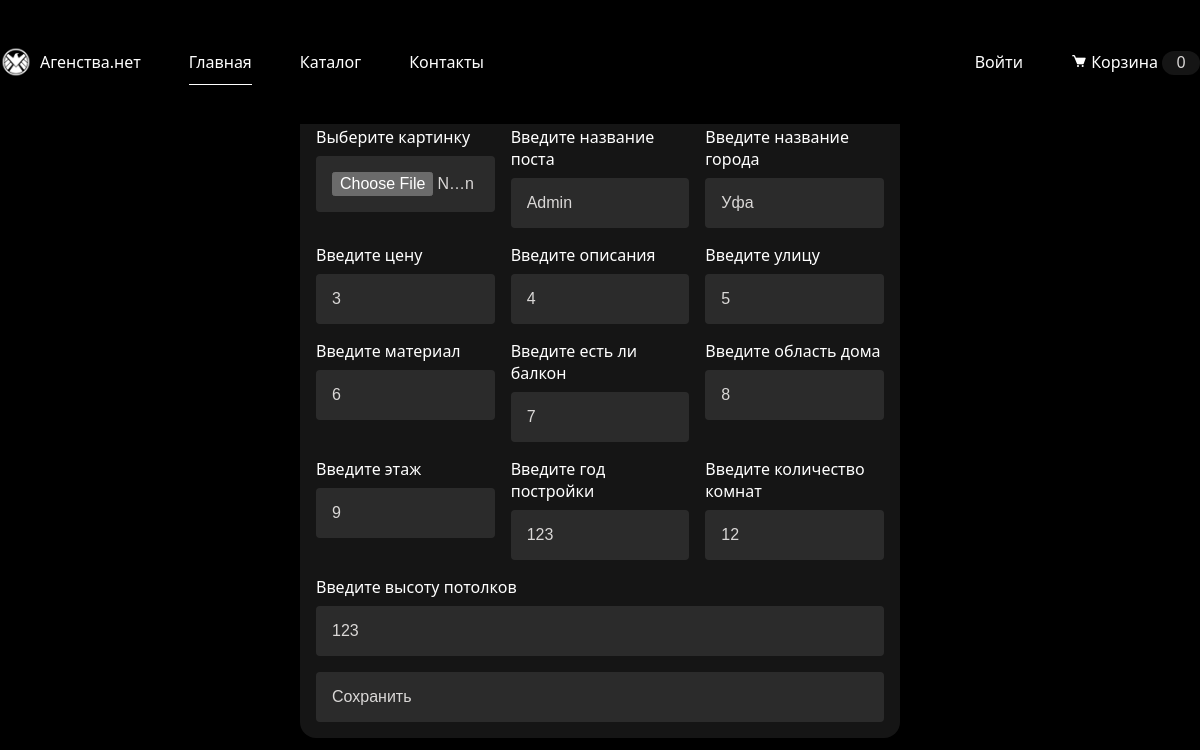
Page /update-admin.php?id=5 on the committed database.
### tables this page shows
CREATE TABLE `items` (
  `id_item` int NOT NULL,
  `image` text NOT NULL,
  `name` varchar(255) NOT NULL,
  `city` varchar(256) NOT NULL,
  `price` int NOT NULL,
  `description` text NOT NULL,
  `street` varchar(256) NOT NULL,
  `material` varchar(256) NOT NULL,
  `balcony` varchar(256) NOT NULL,
  `area` varchar(255) NOT NULL,
  `floor` int NOT NULL,
  `year` int NOT NULL,
  `bedrooms` int NOT NULL,
  `height` varchar(255) NOT NULL,
  `id_User` int NOT NULL
);

### update-admin.php (the view, shortened to what this page needs)
<?php
include("datebase.php");
?>
<!DOCTYPE html>
<html lang="en">
<head>
    <link rel="stylesheet" href="https://cdn.jsdelivr.net/npm/boxicons@latest/css/boxicons.min.css" />
    <link rel="stylesheet" href="/assets/css/main.css" />
</head>
<body>
    <?php include('header.php'); ?>
    <main class="main">
        <section class="home container">
            <?php
        $item_id = $_GET['id'];
        $item = mysqli_query($db, "SELECT * FROM `items` WHERE `id_item` = '$item_id'");
        $item = mysqli_fetch_assoc($item);
?>
            <div class="modal-posts_edit">
                <div class="modal-content">
                    <form action="updatePost-admin.php" method="POST" enctype="multipart/form-data">
                        <a href="admin.php" class="icon">
                        </a>
                        <div class="infos-posts">
                            <div class="input-group">
                                <label for="image">Выберите картинку</label>
                                <input type="file" name="imagePost" id="imagePost">
                            </div>
                            <div class="input-group">
                                <label for="name">Введите название поста</label>
                                <input type="title" id="name" name="name" value="<?=$item['name']?>">
                            </div>
                            <div class="input-group">
                                <label for="city">Введите название города</label>
                                <input type="title" id="city" name="city" value="<?=$item['city']?>">
                            </div>
                        </div>
                        <div class="infos-posts">
                            <div class="input-group">
                                <label for="price">Введите цену</label>
                                <input type="number" id="price" name="price" value="<?=$item['price']?>">
                            </div>
                            <div class="input-group">
                                <label for="description">Введите описания</label>
                                <input type="title" id="description" name="description"
                                    value="<?=$item['description']?>">
                            </div>
                            <div class="input-group">
                                <label for="street">Введите улицу</label>
                                <input type="title" id="street" name="street" value="<?=$item['street']?>">
                            </div>
                        </div>
                        <div class="infos-posts">
                            <div class="input-group">
                                <label for="material">Введите материал</label>
                                <input type="title" id="material" name="material" value="<?=$item['material']?>">
                            </div>
                            <div class="input-group">
                                <label for="balcony">Введите есть ли балкон</label>
                                <input type="title" id="balcony" name="balcony" value="<?=$item['balcony']?>">
                            </div>
                            <div class="input-group">
                                <label for="area">Введите область дома</label>
                                <input type="number" id="area" name="area" value="<?=$item['area']?>">
                            </div>
                        </div>
                        <div class="infos-posts">
                            <div class="input-group">
                                <label for="floor">Введите этаж</label>
                                <input type="number" id="floor" name="floor" value="<?=$item['floor']?>">
                            </div>
                            <div class="input-group">
                                <label for="year">Введите год постройки</label>
                                <input type="number" id="year" name="year" value="<?=$item['year']?>">
                            </div>
                            <div class="input-group">
                                <label for="bedrooms">Введите количество комнат</label>
                                <input type="number" id="bedrooms" name="bedrooms" value="<?=$item['bedrooms']?>">
                            </div>
                        </div>
                        <div class="infos-posts">
                            <div class="input-group">
                                <label for="height">Введите высоту потолков</label>
                                <input type="number" id="height" name="height" value="<?=$item['height']?>">
                            </div>
                        </div>
                        <div class="input-group">
                            <input class="panel__login" type="submit" id="addPost" name="addPost" value="Сохранить">
                        </div>
                    </form>
                </div>
            </div>
        </section>
    </main>
</body>
</html>

### assets/css/main.css (style rules this page uses)
:root { --body-color: #000000; --container-color: #00000080; --form-color: #33333390; --form-color-alt: #5e5e5e50; --block-color: #151515; --block-color-gradient: linear-gradient( 45deg, var(--form-color), var(--form-color-alt) ); --max-width: 101.25rem; --header-height: 6.25rem; --first-color: #808080; --first-color-alt: #80d19c; --title-color: #ffffff; --h1-color: #ffffff; --text-color: #dad8d7; --text-color-light: #918a88; --text-color-price: #80d19d; --body-font: "Segoe UI", Tahoma, Geneva, Verdana, sans-serif; --biggest-font-size: 2rem; --medium-font-size: 1.5rem; --normal-font-size: 1rem; --small-font-size: 0.75rem; --smaller-font-size: 0.5rem; --h1-font-size: 7.25rem; --font-medium: 400; --font-semi-bold: 600; --font-black: 900; --mb-0-25: 0.25rem; --mb-0-5: 0.5rem; --mb-0-75: 0.75rem; --mb-1: 1rem; --mb-1-5: 1.5rem; --mb-2: 2rem; --mb-2-5: 2.5rem; --mb-6-25: 6.25rem; --z-tooltip: 10; --z-fixed: 100; }
@media screen and (min-width: 992px) { :root { --biggest-font-size: 2rem; --medium-font-size: 1.5rem; --normal-font-size: 1rem; --small-font-size: 0.75rem; --smaller-font-size: 0.5rem; --h1-font-size: 4rem; } }
* { box-sizing: border-box; padding: 0; margin: 0; }
html { scroll-behavior: smooth; }
body { background: var(--body-color); font-family: var(--body-font); font-size: var(--normal-font-size); margin: var(--header-height) 0 0 0; color: var(--text-color); }
a { text-decoration: none; color: #fff; }
button, input { border: none; outline: none; padding: var(--mb-0-25); border-radius: var(--mb-0-25); background: var(--form-color-alt); color: var(--text-color); padding: 1rem; width: 100%; color-scheme: dark; }
input::placeholder { color: var(--text-color-light); }
.container { max-width: var(--max-width); margin-left: var(--mb-6-25); margin-right: var(--mb-6-25); }
.main { overflow: hidden; }
@media screen and (min-width: 767px) { body { margin: 0; } }
@media screen and (min-width: 992px) { .container { margin-left: auto; margin-right: auto; } }
@media screen and (min-width: 992px) { input { font-size: var(--normal-font-size); padding: 1rem; width: 100%; } }
@media screen and (min-width: 1200px) { input { padding: var(--mb-1); font-size: var(--normal-font-size); width: 100%; } }
.panel__login { transition: 0.4s; cursor: pointer; text-align: left; }
form { display: contents; }
.input-group { width: 100%; gap: 0.5rem; display: flex; flex-direction: column; }
.icon { background: var(--form-color-alt); padding: 0.5rem; display: flex; align-items: center; border-radius: 50%; width: max-content; }
.modal-content { display: flex; position: absolute; left: 50%; top: 50%; transform: translate(-50%, -50%); width: 50%; padding: 16px; background: var(--block-color); border-radius: 16px; color: #fff; gap: 1rem; display: flex; flex-direction: column; }
.infos-posts { gap: 1rem; display: flex; flex-direction: row; width: 100%; }
body { padding: 20px 50px; }

### rows in the picture
items: name "Admin", city "Уфа", price "3", description "4", street "5", material "6", balcony "7", area "8", floor "9", year "123", bedrooms "12", height "123"
